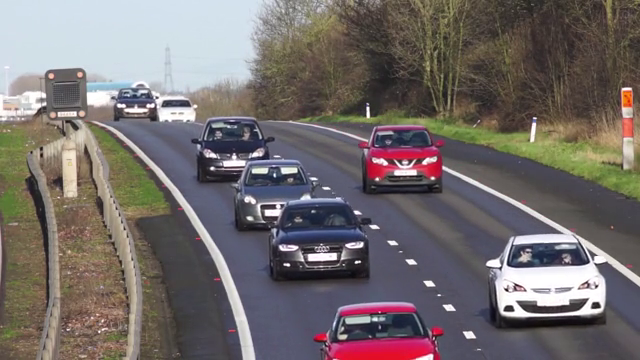
#> input picture frame 37 of VideoBackgroundRemoval/video.mp4, 640 x 360 px
$ python video_stabilization.py
#> lines starting #> are read from the running program, lines starting #| are printed output that depends on the picture
"""
Copyright (c) 2019, Big Vision LLC (Satya Mallick)
https://bigvision.ai  contact@bigvision.ai
All rights reserved.

Redistribution and use in source and binary forms, with or without modification, are permitted provided that the following conditions are met:

1. Redistributions of source code must retain the above copyright notice, this list of conditions and the following disclaimer.

2. Redistributions in binary form must reproduce the above copyright notice, this list of conditions and the following disclaimer in the documentation and/or other materials provided with the distribution.

3. Neither the name of the copyright holder nor the names of its contributors may be used to endorse or promote products derived from this software without specific prior written permission.

THIS SOFTWARE IS PROVIDED BY THE COPYRIGHT HOLDERS AND CONTRIBUTORS "AS IS" AND ANY EXPRESS OR IMPLIED WARRANTIES, INCLUDING, BUT NOT LIMITED TO, THE IMPLIED WARRANTIES OF MERCHANTABILITY AND FITNESS FOR A PARTICULAR PURPOSE ARE DISCLAIMED. IN NO EVENT SHALL THE COPYRIGHT HOLDER OR CONTRIBUTORS BE LIABLE FOR ANY DIRECT, INDIRECT, INCIDENTAL, SPECIAL, EXEMPLARY, OR CONSEQUENTIAL DAMAGES (INCLUDING, BUT NOT LIMITED TO, PROCUREMENT OF SUBSTITUTE GOODS OR SERVICES; LOSS OF USE, DATA, OR PROFITS; OR BUSINESS INTERRUPTION) HOWEVER CAUSED AND ON ANY THEORY OF LIABILITY, WHETHER IN CONTRACT, STRICT LIABILITY, OR TORT (INCLUDING NEGLIGENCE OR OTHERWISE) ARISING IN ANY WAY OUT OF THE USE OF THIS SOFTWARE, EVEN IF ADVISED OF THE POSSIBILITY OF SUCH DAMAGE.

"""

from __future__ import annotations

# Stabilize a video by smoothing feature-based inter-frame camera motion.
import argparse
from pathlib import Path

import cv2
import numpy as np


# Resolve bundled assets from this file, not from the caller's working
# directory, so the example also works when launched by an absolute path.
SCRIPT_DIR = Path(__file__).resolve().parent
DEFAULT_INPUT = SCRIPT_DIR / "video.mp4"
DEFAULT_OUTPUT_DIR = SCRIPT_DIR / "output"

# A 101-frame window (50 frames on either side plus the current frame) removes
# high-frequency shake while retaining the slower intentional camera motion.
DEFAULT_SMOOTHING_RADIUS = 50


# [50 lines left out: functions moving_average, smooth_trajectory, fix_border, not called in this run]


def identity_transform() -> np.ndarray:
    """Return a 2-by-3 affine identity transform."""
    # Double precision matches estimateAffinePartial2D and limits accumulated
    # rounding error across a long sequence.
    return np.array([[1.0, 0.0, 0.0], [0.0, 1.0, 0.0]], np.float64)


def paths_refer_to_same_file(input_path: Path, output_path: Path) -> bool:
    """Return whether two paths name the same destination."""
    # resolve() follows existing symlinks and normalizes relative path segments.
    resolved_input = input_path.resolve()
    resolved_output = output_path.resolve()
    if resolved_input == resolved_output:
        return True

    # samefile() additionally detects existing hard links to the input inode.
    if resolved_input.exists() and resolved_output.exists():
        return resolved_input.samefile(resolved_output)
    return False


def estimate_transforms(
    capture: cv2.VideoCapture,
) -> tuple[list[np.ndarray], list[int]]:
    """Estimate partial-affine motion between each pair of decoded frames."""
    # The first decoded frame seeds the pairwise comparison loop.
    ok, previous = capture.read()
#> previous is the input picture: shape (360, 640, 3); mean B, G, R 108, 108.8, 115.8
    if not ok or previous is None:
        raise RuntimeError("The input video does not contain a readable frame.")

    # Feature detection and optical flow operate on intensity rather than color.
    previous_gray = cv2.cvtColor(previous, cv2.COLOR_BGR2GRAY)
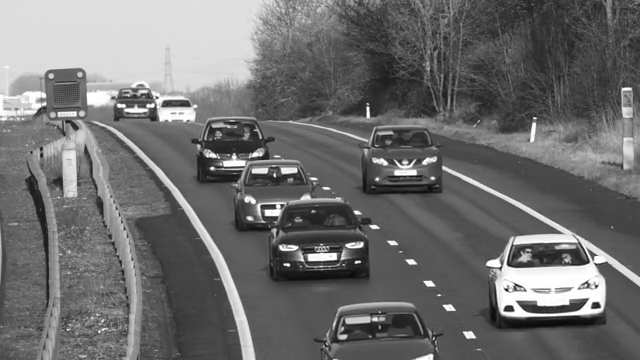
#> previous_gray: shape (360, 640); min 9, max 255, mean 110.7

    # Keep one transform and one diagnostic point count per adjacent frame pair.
    transforms: list[np.ndarray] = []
    tracked_counts: list[int] = []

    # Identity is a safe starting estimate if the first pair has too little texture.
    last_transform = identity_transform()

    # Decode until the backend reports the end of the readable stream.
    while True:
        ok, current = capture.read()
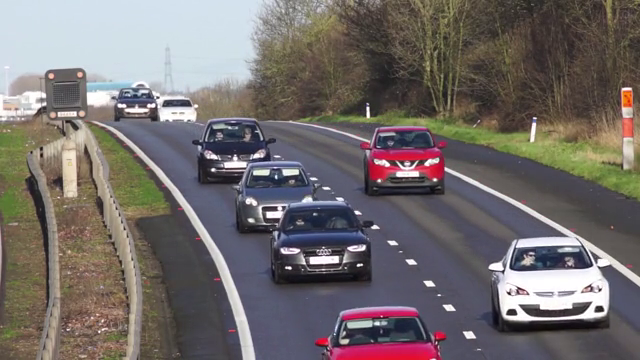
#> input picture frame 38 of VideoBackgroundRemoval/video.mp4, 640 x 360 px
#> current is the input picture: shape (360, 640, 3); mean B, G, R 107.8, 108.9, 115.3
        if not ok or current is None:
            break

        # Convert only the new frame; the preceding grayscale frame is retained.
        current_gray = cv2.cvtColor(current, cv2.COLOR_BGR2GRAY)
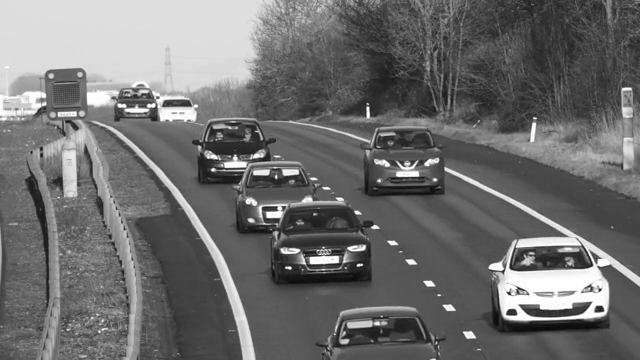
#> current_gray: shape (360, 640); min 8, max 255, mean 110.7

        # Shi-Tomasi corners provide sparse, well-localized points to track.
        previous_points = cv2.goodFeaturesToTrack(
            previous_gray,
            maxCorners=200,
            qualityLevel=0.01,
            minDistance=30,
            blockSize=3,
        )
#> previous_points = 122 rows, first 8: [355, 262], [289, 265], [281, 205], [513, 310], [211, 168], [597, 285], [367, 107], [463, 332]

        # None marks a frame pair for which no reliable model was estimated.
        transform = None
        tracked_count = 0

        # A partial affine model needs at least three point correspondences.
        if previous_points is not None and len(previous_points) >= 3:
            # Pyramidal Lucas-Kanade follows each corner into the current frame.
            current_points, status, _ = cv2.calcOpticalFlowPyrLK(
                previous_gray, current_gray, previous_points, None
            )
#> current_points = 122 rows, first 8: [357, 265], [290.6, 268.2], [282.6, 207], [515.8, 313.7], [212, 169.4], [600.4, 288.5], [367, 107], [463, 332.1]; status = 122 values, max 1 at index 0, min 0 at index 37, mean 0.992

            # Some OpenCV backends may return no result for a degenerate pair.
            if current_points is not None and status is not None:
                # The status byte is nonzero only for successfully tracked points.
                valid = status.reshape(-1).astype(bool)
                valid_previous = previous_points[valid]
#> valid_previous = 121 rows, first 8: [355, 262], [289, 265], [281, 205], [513, 310], [211, 168], [597, 285], [367, 107], [463, 332]
                valid_current = current_points[valid]
#> valid_current = 121 rows, first 8: [357, 265], [290.6, 268.2], [282.6, 207], [515.8, 313.7], [212, 169.4], [600.4, 288.5], [367, 107], [463, 332.1]
                tracked_count = len(valid_previous)
#> tracked_count = 121

                # RANSAC inside estimateAffinePartial2D rejects geometric outliers.
                if tracked_count >= 3:
                    # A partial affine transform models translation, rotation,
                    # and uniform scale without introducing shear.
                    transform, _ = cv2.estimateAffinePartial2D(
                        valid_previous, valid_current
                    )
#> transform = [[1, -3.7e-05, 0.192], [3.7e-05, 1, 0.146]]

        # Textureless or blurred pairs may not provide enough reliable matches.
        # Reusing the last valid motion estimate avoids a discontinuous jump.
        if transform is None or not np.isfinite(transform).all():
            transform = last_transform.copy()
        else:
            transform = transform.astype(np.float64, copy=False)
            last_transform = transform.copy()
#> last_transform = [[1, -3.7e-05, 0.192], [3.7e-05, 1, 0.146]]

        # Record the pairwise camera motion and its tracking-quality diagnostic.
        transforms.append(transform)
        tracked_counts.append(tracked_count)

        # Roll the current frame forward for the next adjacent-frame comparison.
        previous_gray = current_gray

    # Stabilization is undefined for a clip with no adjacent frame pair.
    if not transforms:
        raise RuntimeError("The input video must contain at least two frames.")
    return transforms, tracked_counts


# [13 lines left out: function transform_parameters, not called in this run]


def stabilize(
    input_path: Path,
    output_path: Path,
    smoothing_radius: int = DEFAULT_SMOOTHING_RADIUS,
    display: bool = True,
    validate: bool = False,
) -> dict[str, float | int | str]:
    """Run the full two-pass stabilization pipeline and return output metrics."""
    # Keep programmatic callers subject to the same input validation as the CLI.
    if smoothing_radius < 0:
        raise ValueError("The smoothing radius must be non-negative.")

    # Refuse an alias of the input before VideoWriter could truncate source data.
    if paths_refer_to_same_file(input_path, output_path):
        raise ValueError("The input and output videos must use different paths.")

    # VideoCapture selects an available backend from the supplied path.
    capture = cv2.VideoCapture(str(input_path))
    if not capture.isOpened():
        raise RuntimeError(f"Could not open input video: {input_path}")

    try:
        # Read output geometry and timing from the decoded stream metadata.
        width = int(capture.get(cv2.CAP_PROP_FRAME_WIDTH))
        height = int(capture.get(cv2.CAP_PROP_FRAME_HEIGHT))
        fps = capture.get(cv2.CAP_PROP_FPS)

        # Reject unusable metadata before constructing a VideoWriter.
        if width <= 0 or height <= 0 or not np.isfinite(fps) or fps <= 0:
            raise RuntimeError(
                "The input video has invalid dimensions or frame rate."
            )

        # Pass one measures inter-frame motion for the entire readable clip.
        transforms, tracked_counts = estimate_transforms(capture)
    finally:
        # Always release native decoder resources, including on an exception.
        capture.release()

    # Integrating pairwise motion produces the original camera trajectory.
    parameters = transform_parameters(transforms)
    trajectory = np.cumsum(parameters, axis=0)

    # Add the difference between smooth and measured trajectories to each
    # pairwise transform; this is the motion-correction signal.
    corrected = parameters + smooth_trajectory(
        trajectory, smoothing_radius
    ) - trajectory

    # Create the destination explicitly so output never depends on prior folders.
    output_path.parent.mkdir(parents=True, exist_ok=True)

    # Reopen the path for pass two. This is reliable on backends that cannot
    # seek a compressed stream back to frame zero.
    render_capture = cv2.VideoCapture(str(input_path))
    if not render_capture.isOpened():
        raise RuntimeError(f"Could not reopen input video: {input_path}")

    # The tutorial output places the source and stabilized view side by side.
    output_width, output_height = 2 * width, height

    # Halving very wide comparisons keeps the example's output manageable.
    if output_width > 1920:
        output_width //= 2
        output_height //= 2

    # mp4v is broadly available in OpenCV's common FFmpeg and AVFoundation builds.
    try:
        writer = cv2.VideoWriter(
            str(output_path),
            cv2.VideoWriter_fourcc(*"mp4v"),
            fps,
            (output_width, output_height),
        )
    except cv2.error:
        render_capture.release()
        raise

    # Fail before the second pass if the selected backend cannot encode the file.
    if not writer.isOpened():
        render_capture.release()
        raise RuntimeError(f"Could not open output video: {output_path}")

    written_frames = 0
    try:
        # There is one corrected transform per adjacent input-frame pair.
        for dx, dy, angle in corrected:
            ok, frame = render_capture.read()
            if not ok or frame is None:
                break

            # Reconstruct a rigid 2x3 transform from translation and rotation.
            cosine, sine = np.cos(angle), np.sin(angle)
            transform = np.array(
                [[cosine, -sine, dx], [sine, cosine, dy]], dtype=np.float64
            )

            # Warp away shake, then crop slightly to conceal empty borders.
            stabilized = cv2.warpAffine(frame, transform, (width, height))
            stabilized = fix_border(stabilized)

            # Concatenate the views so learners can compare them frame by frame.
            comparison = cv2.hconcat([frame, stabilized])

            # Wide source videos use the halved dimensions calculated above.
            if comparison.shape[1::-1] != (output_width, output_height):
                comparison = cv2.resize(
                    comparison, (output_width, output_height)
                )

            # VideoWriter requires every frame to match its configured geometry.
            writer.write(comparison)
            written_frames += 1

            # Headless runs skip all GUI calls inside this block.
            if display:
                cv2.imshow("Before and After", comparison)

                # Escape stops preview; --validate later rejects a partial run.
                if cv2.waitKey(1) & 0xFF == 27:
                    break
    finally:
        # Flush the encoder and release native resources even after an error.
        render_capture.release()
        writer.release()
        if display:
            cv2.destroyAllWindows()

    # Return stable measurements for tests, notebooks, and downstream examples.
    metrics: dict[str, float | int | str] = {
        "input_frames": len(transforms) + 1,
        "transforms": len(transforms),
        "output_frames": written_frames,
        "width": output_width,
        "height": output_height,
        "mean_tracked_points": float(np.mean(tracked_counts)),
        "output": str(output_path),
    }

    # Validation checks semantic output rather than merely successful execution.
    if validate:
        # A complete headless run must write one frame for every correction.
        if written_frames != len(transforms):
            raise RuntimeError(
                f"Expected {len(transforms)} output frames, wrote {written_frames}."
            )

        # A nonempty regular file confirms that the encoder finalized its output.
        if not output_path.is_file() or output_path.stat().st_size == 0:
            raise RuntimeError("The output video was not created or is empty.")

        # Decode every result frame to catch a short or corrupt encoded stream.
        check = cv2.VideoCapture(str(output_path))
        decoded_frames = 0
        invalid_geometry = False
        try:
            while True:
                ok, frame = check.read()
                if not ok or frame is None:
                    break
                decoded_frames += 1
                if frame.shape[1::-1] != (output_width, output_height):
                    invalid_geometry = True
        finally:
            check.release()

        if decoded_frames == 0:
            raise RuntimeError("OpenCV could not decode the generated video.")

        # Every decoded frame must match the dimensions supplied to VideoWriter.
        if invalid_geometry:
            raise RuntimeError("The generated video has unexpected dimensions.")

        # Accepted writes are not enough: the finalized stream must contain all.
        if decoded_frames != written_frames:
            raise RuntimeError(
                f"Expected {written_frames} decodable output frames, "
                f"found {decoded_frames}."
            )

        # Emit a stable marker and metrics that CIs and readers can inspect.
        print(
            "VALIDATION PASSED: "
            f"{written_frames} frames, {output_width}x{output_height}, "
            f"mean tracked points {metrics['mean_tracked_points']:.2f}"
        )

    return metrics


def parse_args() -> argparse.Namespace:
    """Parse command-line controls used by both learners and regression tests."""
    # argparse supplies consistent --help output and rejects unknown options.
    parser = argparse.ArgumentParser(
        description="Stabilize video using point-feature motion estimates."
    )

    # Path objects keep filesystem handling explicit throughout the program.
    parser.add_argument("--input", type=Path, default=DEFAULT_INPUT)
    parser.add_argument("--output-dir", type=Path, default=DEFAULT_OUTPUT_DIR)
    parser.add_argument("--output-name", default="video_out.mp4")

    # Expose smoothing so learners can observe the stability/crop tradeoff.
    parser.add_argument(
        "--smoothing-radius", type=int, default=DEFAULT_SMOOTHING_RADIUS
    )

    # GUI and validation are opt-in switches suitable for local use and CI.
    parser.add_argument(
        "--no-display", action="store_true", help="Disable the preview window."
    )
    parser.add_argument(
        "--validate", action="store_true", help="Validate generated output."
    )
    return parser.parse_args()


def main() -> int:
    """Run the command-line application with concise, actionable errors."""
    # Keep argument parsing separate so tests can exercise the real CLI contract.
    args = parse_args()
    try:
        # Resolve user paths once, then pass explicit values into the reusable API.
        stabilize(
            args.input.resolve(),
            (args.output_dir / args.output_name).resolve(),
            args.smoothing_radius,
            display=not args.no_display,
            validate=args.validate,
        )
    except (RuntimeError, ValueError, OSError, cv2.error) as error:
        # Present expected input/runtime failures without an instructional traceback.
        print(f"ERROR: {error}")
        return 1

    # Zero signals a complete run to shells, CTest wrappers, and notebooks.
    return 0


if __name__ == "__main__":
    raise SystemExit(main())

$ run again, starting later in the video
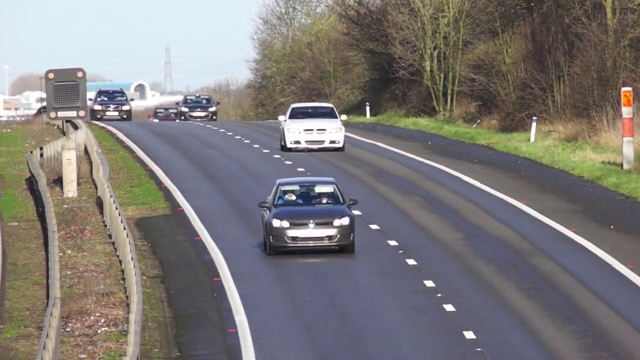
#> input picture frame 169 of VideoBackgroundRemoval/video.mp4, 640 x 360 px
#> in estimate_transforms, previous is the input picture: shape (360, 640, 3); mean B, G, R 120.8, 122.1, 125.7
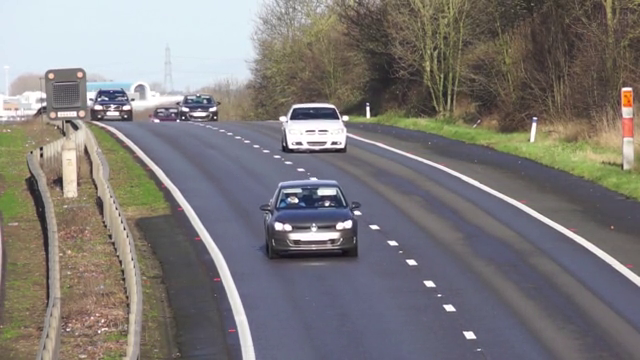
#> input picture frame 170 of VideoBackgroundRemoval/video.mp4, 640 x 360 px
#> in estimate_transforms, current is the input picture: shape (360, 640, 3); mean B, G, R 121.1, 122.3, 126
#> in estimate_transforms, `current_gray = cv2.cvtColor(current, cv2.COLOR_BGR2GRAY)`:
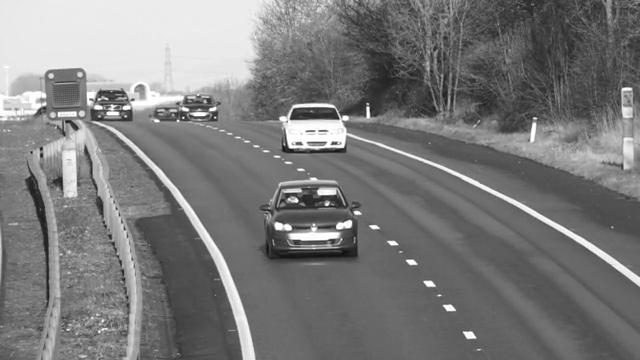
#> current_gray: shape (360, 640); min 14, max 255, mean 123.2
#> previous_points = 113 rows, first 8: [182, 117], [336, 117], [117, 113], [289, 118], [294, 198], [475, 337], [443, 305], [367, 105]
#> current_points = 113 rows, first 8: [182.5, 117], [337.6, 117.9], [117.7, 113], [290.5, 118.8], [296.5, 201], [475.4, 337.3], [443.3, 305.3], [367.1, 105.3]; status = 113 values from 1 to 1
#> valid_previous has the same summary as previous_points
#> valid_current has the same summary as current_points
#> tracked_count = 113
#> transform = [[1, 2.22e-05, 0.137], [-2.22e-05, 1, 0.263]]

$ run again, starting later in the video
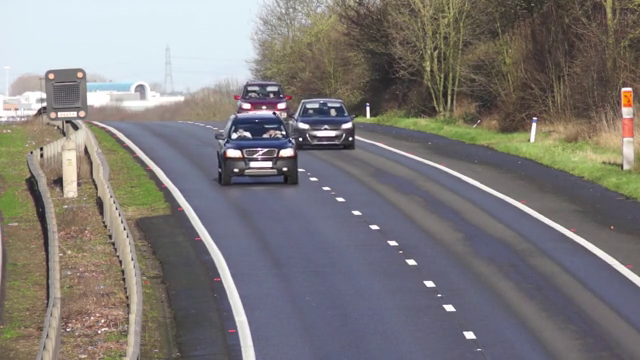
#> input picture frame 301 of VideoBackgroundRemoval/video.mp4, 640 x 360 px
#> in estimate_transforms, previous is the input picture: shape (360, 640, 3); mean B, G, R 121.5, 122.7, 126.3
#> in estimate_transforms, `previous_gray = cv2.cvtColor(previous, cv2.COLOR_BGR2GRAY)`:
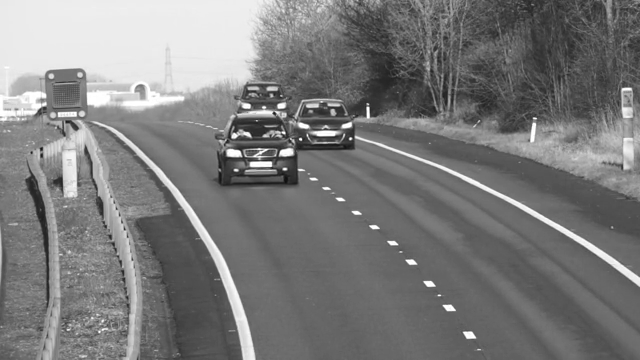
#> previous_gray: shape (360, 640); min 15, max 255, mean 123.6
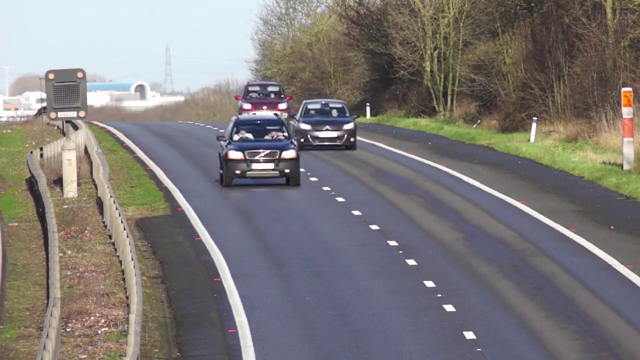
#> input picture frame 302 of VideoBackgroundRemoval/video.mp4, 640 x 360 px
#> in estimate_transforms, current is the input picture: shape (360, 640, 3); mean B, G, R 121.5, 122.8, 126.4
#> previous_points = 101 rows, first 8: [301, 139], [350, 138], [286, 169], [533, 118], [234, 170], [463, 332], [367, 106], [273, 113]
#> current_points = 101 rows, first 8: [302.6, 139.9], [351.7, 138.7], [288.2, 170.7], [533, 118], [235.7, 171.7], [463, 332], [367.2, 105.9], [274.1, 113.5]; status = 101 values from 1 to 1
#> valid_previous has the same summary as previous_points
#> valid_current has the same summary as current_points
#> tracked_count = 101
#> transform = [[1, 3.91e-05, 0.152], [-3.91e-05, 1, 0.106]]
